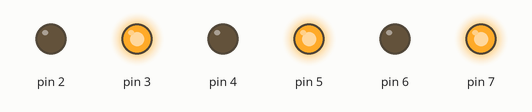
The sketch below on a simulated Arduino Uno, built with avr-gcc and run on an emulated ATmega328P. Parts: output pins drawn as LEDs (lit = HIGH).

Above: at 0.5 s.
At 3.5 s:
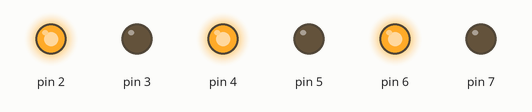
Timing chart, 0 to 4.6 s (numbered marks = the images above):
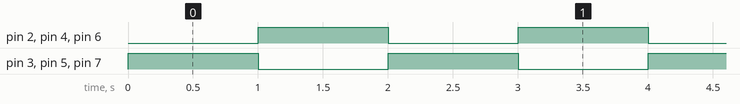

Measured:
- by itself, pin 2–7: alternates HIGH for 1.0 s and LOW for 1.0 s

The sketch:

LED_ON_switch_par_impar.ino
```cpp
//Conectati 6 LED-uri pe portul D (pinii 2-7), si scrieti un program care aprinde LED-urile cu numar par,
//  iar la fiecare secunda schimba starea tuturor LED-urilor.
//https://www.arduino.cc/en/Reference/PortManipulation

const int DELAY = 1000;

void setup()
{
  DDRD = DDRD | B11111100;
}

void loop()
{
  PORTD = B10101000;
  delay(DELAY);
  PORTD = B01010100;
  delay(DELAY);
}
```
